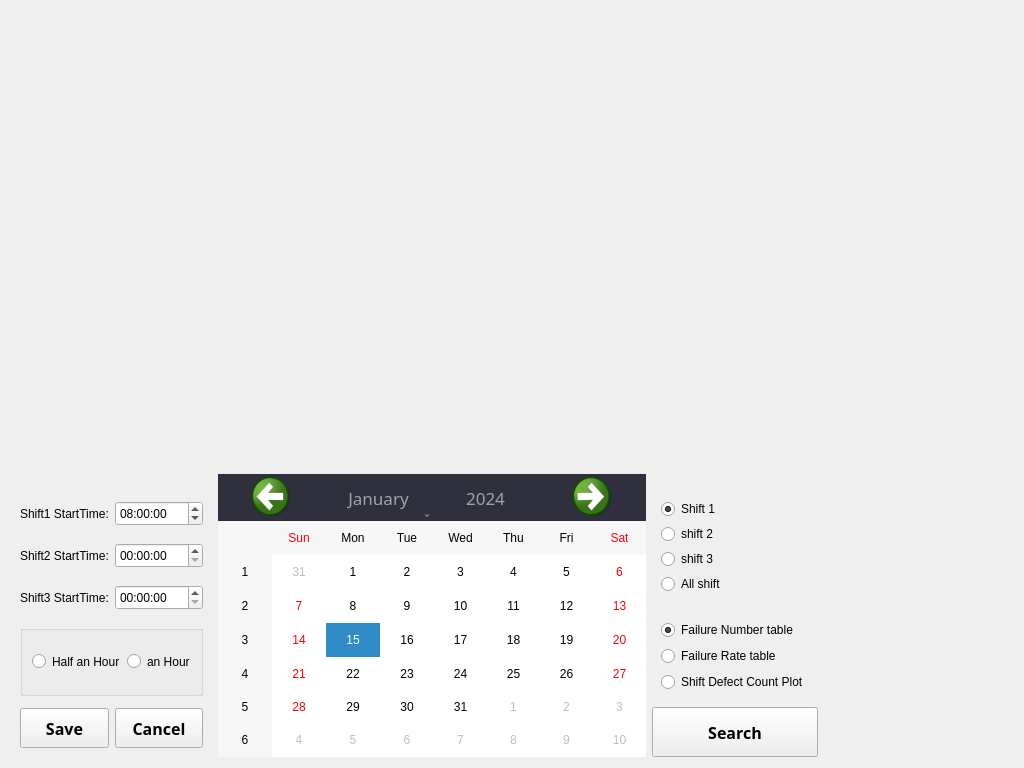
<?xml version="1.0" encoding="UTF-8"?>
<ui version="4.0">
 <class>Widget_CountPlot</class>
 <widget class="QWidget" name="Widget_CountPlot">
  <property name="geometry">
   <rect>
    <x>0</x>
    <y>0</y>
    <width>1024</width>
    <height>768</height>
   </rect>
  </property>
  <property name="contextMenuPolicy">
   <enum>Qt::CustomContextMenu</enum>
  </property>
  <property name="windowTitle">
   <string>CountPlot</string>
  </property>
  <layout class="QVBoxLayout" name="verticalLayout_3" stretch="5,3">
   <item>
    <widget class="QCustomPlot" name="CustomPlot" native="true">
     <property name="contextMenuPolicy">
      <enum>Qt::CustomContextMenu</enum>
     </property>
     <property name="styleSheet">
      <string notr="true"/>
     </property>
    </widget>
   </item>
   <item>
    <layout class="QHBoxLayout" name="horizontalLayout" stretch="2,5,2,7">
     <property name="leftMargin">
      <number>0</number>
     </property>
     <item>
      <widget class="DHBaseWidget" name="widget_ShiftSet" native="true">
       <property name="contextMenuPolicy">
        <enum>Qt::NoContextMenu</enum>
       </property>
       <layout class="QGridLayout" name="gridLayout" rowstretch="1,0,0,0,0,0">
        <property name="topMargin">
         <number>25</number>
        </property>
        <property name="verticalSpacing">
         <number>12</number>
        </property>
        <item row="5" column="1">
         <widget class="QPushButton" name="pushButton_Cancel">
          <property name="minimumSize">
           <size>
            <width>0</width>
            <height>40</height>
           </size>
          </property>
          <property name="font">
           <font>
            <family>微软雅黑</family>
            <pointsize>12</pointsize>
            <weight>75</weight>
            <bold>true</bold>
           </font>
          </property>
          <property name="text">
           <string>Cancel</string>
          </property>
         </widget>
        </item>
        <item row="3" column="0">
         <widget class="QLabel" name="label_3">
          <property name="minimumSize">
           <size>
            <width>0</width>
            <height>30</height>
           </size>
          </property>
          <property name="text">
           <string>Shift3 StartTime:</string>
          </property>
         </widget>
        </item>
        <item row="2" column="1">
         <widget class="QTimeEdit" name="timeEdit_2">
          <property name="minimumSize">
           <size>
            <width>0</width>
            <height>25</height>
           </size>
          </property>
          <property name="maximumTime">
           <time>
            <hour>23</hour>
            <minute>59</minute>
            <second>59</second>
           </time>
          </property>
          <property name="minimumTime">
           <time>
            <hour>0</hour>
            <minute>0</minute>
            <second>0</second>
           </time>
          </property>
          <property name="displayFormat">
           <string>HH:mm:ss</string>
          </property>
         </widget>
        </item>
        <item row="3" column="1">
         <widget class="QTimeEdit" name="timeEdit_3">
          <property name="minimumSize">
           <size>
            <width>0</width>
            <height>25</height>
           </size>
          </property>
          <property name="maximumTime">
           <time>
            <hour>23</hour>
            <minute>59</minute>
            <second>59</second>
           </time>
          </property>
          <property name="minimumTime">
           <time>
            <hour>0</hour>
            <minute>0</minute>
            <second>0</second>
           </time>
          </property>
          <property name="displayFormat">
           <string>HH:mm:ss</string>
          </property>
         </widget>
        </item>
        <item row="2" column="0">
         <widget class="QLabel" name="label_2">
          <property name="minimumSize">
           <size>
            <width>0</width>
            <height>30</height>
           </size>
          </property>
          <property name="text">
           <string>Shift2 StartTime:</string>
          </property>
         </widget>
        </item>
        <item row="5" column="0">
         <widget class="QPushButton" name="pushButton_Save">
          <property name="minimumSize">
           <size>
            <width>0</width>
            <height>40</height>
           </size>
          </property>
          <property name="font">
           <font>
            <family>微软雅黑</family>
            <pointsize>12</pointsize>
            <weight>75</weight>
            <bold>true</bold>
           </font>
          </property>
          <property name="text">
           <string>Save</string>
          </property>
         </widget>
        </item>
        <item row="4" column="0" colspan="2">
         <widget class="QGroupBox" name="groupBox">
          <property name="minimumSize">
           <size>
            <width>0</width>
            <height>50</height>
           </size>
          </property>
          <property name="contextMenuPolicy">
           <enum>Qt::NoContextMenu</enum>
          </property>
          <property name="styleSheet">
           <string notr="true">border-color: rgb(190, 190, 190);</string>
          </property>
          <property name="title">
           <string/>
          </property>
          <layout class="QHBoxLayout" name="horizontalLayout_2">
           <item>
            <widget class="QRadioButton" name="radioBtn_Half">
             <property name="text">
              <string>Half an Hour</string>
             </property>
            </widget>
           </item>
           <item>
            <widget class="QRadioButton" name="radioBtn_anHour">
             <property name="text">
              <string>an Hour</string>
             </property>
            </widget>
           </item>
          </layout>
         </widget>
        </item>
        <item row="0" column="0">
         <widget class="QLabel" name="label_1">
          <property name="minimumSize">
           <size>
            <width>0</width>
            <height>30</height>
           </size>
          </property>
          <property name="text">
           <string>Shift1 StartTime:</string>
          </property>
         </widget>
        </item>
        <item row="0" column="1">
         <widget class="QTimeEdit" name="timeEdit_1">
          <property name="minimumSize">
           <size>
            <width>0</width>
            <height>25</height>
           </size>
          </property>
          <property name="time">
           <time>
            <hour>8</hour>
            <minute>0</minute>
            <second>0</second>
           </time>
          </property>
          <property name="maximumTime">
           <time>
            <hour>23</hour>
            <minute>59</minute>
            <second>59</second>
           </time>
          </property>
          <property name="displayFormat">
           <string>HH:mm:ss</string>
          </property>
         </widget>
        </item>
       </layout>
      </widget>
     </item>
     <item>
      <widget class="QCalendarWidget" name="calendarWidget">
       <property name="contextMenuPolicy">
        <enum>Qt::NoContextMenu</enum>
       </property>
       <property name="styleSheet">
        <string notr="true">
QToolButton#qt_calendar_monthbutton,#qt_calendar_yearbutton{

color: #9ea5a9; 

font: 13pt simHei; 
}

QCalendarWidget QWidget#qt_calendar_navigationbar
{

background-color: #2F2F3E;
}
QCalendarWidget QToolButton {
    height: 40px;
    width: 100px;
    color: white;
    font-size: 24px;
    icon-size: 48px, 48px;
}
QCalendarWidget QMenu {
    width: 100px;
    left: 20px;
    color: white;
    font-size: 18px;
}

</string>
       </property>
       <property name="locale">
        <locale language="English" country="UnitedStates"/>
       </property>
      </widget>
     </item>
     <item>
      <layout class="QVBoxLayout" name="verticalLayout">
       <property name="topMargin">
        <number>0</number>
       </property>
       <property name="bottomMargin">
        <number>0</number>
       </property>
       <item>
        <widget class="DHBaseWidget" name="widget_shift" native="true">
         <property name="sizePolicy">
          <sizepolicy hsizetype="Preferred" vsizetype="Preferred">
           <horstretch>0</horstretch>
           <verstretch>0</verstretch>
          </sizepolicy>
         </property>
         <property name="contextMenuPolicy">
          <enum>Qt::NoContextMenu</enum>
         </property>
         <layout class="QVBoxLayout" name="verticalLayout_2">
          <property name="spacing">
           <number>5</number>
          </property>
          <property name="topMargin">
           <number>25</number>
          </property>
          <property name="bottomMargin">
           <number>5</number>
          </property>
          <item>
           <widget class="QRadioButton" name="radioButton_Shift1">
            <property name="text">
             <string>Shift 1</string>
            </property>
            <property name="checked">
             <bool>true</bool>
            </property>
           </widget>
          </item>
          <item>
           <widget class="QRadioButton" name="radioButton_Shift2">
            <property name="text">
             <string>shift 2</string>
            </property>
           </widget>
          </item>
          <item>
           <widget class="QRadioButton" name="radioButton_Shift3">
            <property name="text">
             <string>shift 3</string>
            </property>
           </widget>
          </item>
          <item>
           <widget class="QRadioButton" name="radioButton_ShiftAll">
            <property name="text">
             <string>All shift</string>
            </property>
           </widget>
          </item>
         </layout>
        </widget>
       </item>
       <item>
        <widget class="DHBaseWidget" name="widget_table" native="true">
         <property name="contextMenuPolicy">
          <enum>Qt::NoContextMenu</enum>
         </property>
         <layout class="QVBoxLayout" name="verticalLayout_4">
          <property name="topMargin">
           <number>15</number>
          </property>
          <item>
           <widget class="QRadioButton" name="radioButton_table1">
            <property name="text">
             <string>Failure Number table</string>
            </property>
            <property name="checked">
             <bool>true</bool>
            </property>
           </widget>
          </item>
          <item>
           <widget class="QRadioButton" name="radioButton_table2">
            <property name="text">
             <string>Failure Rate table</string>
            </property>
           </widget>
          </item>
          <item>
           <widget class="QRadioButton" name="radioButton_table3">
            <property name="text">
             <string>Shift Defect Count Plot</string>
            </property>
           </widget>
          </item>
         </layout>
        </widget>
       </item>
       <item>
        <widget class="QPushButton" name="pushButton_Search">
         <property name="minimumSize">
          <size>
           <width>150</width>
           <height>50</height>
          </size>
         </property>
         <property name="font">
          <font>
           <family>微软雅黑</family>
           <pointsize>12</pointsize>
           <weight>75</weight>
           <bold>true</bold>
          </font>
         </property>
         <property name="text">
          <string>Search</string>
         </property>
        </widget>
       </item>
      </layout>
     </item>
     <item>
      <widget class="DHBaseWidget" name="widget_pie" native="true">
       <layout class="QVBoxLayout" name="verticalLayout_5">
        <property name="spacing">
         <number>0</number>
        </property>
        <property name="leftMargin">
         <number>0</number>
        </property>
        <property name="topMargin">
         <number>30</number>
        </property>
        <property name="rightMargin">
         <number>0</number>
        </property>
        <property name="bottomMargin">
         <number>0</number>
        </property>
        <item>
         <widget class="QWidget" name="widget_2" native="true"/>
        </item>
       </layout>
      </widget>
     </item>
    </layout>
   </item>
  </layout>
 </widget>
 <customwidgets>
  <customwidget>
   <class>QCustomPlot</class>
   <extends>QWidget</extends>
   <header location="global">qcustomplot.h</header>
   <container>1</container>
  </customwidget>
  <customwidget>
   <class>DHBaseWidget</class>
   <extends>QWidget</extends>
   <header location="global">dhbasewidget.h</header>
   <container>1</container>
  </customwidget>
 </customwidgets>
 <resources/>
 <connections/>
</ui>
